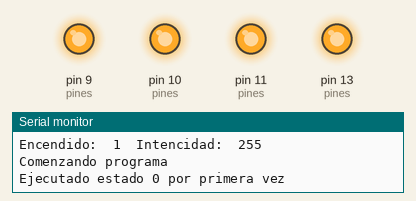
A sketch run on a simulated Arduino Uno, built with avr-gcc and run on an emulated ATmega328P. Parts: output pins drawn as LEDs (lit = HIGH), the last lines printed to the serial monitor.

Above: at 5.0 s.
At 10.5 s:
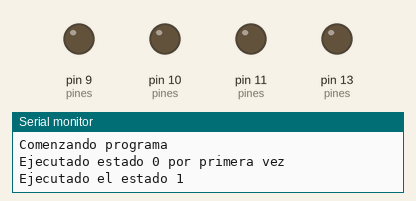
Timing chart, 0 to 21.4 s (numbered marks = the images above):
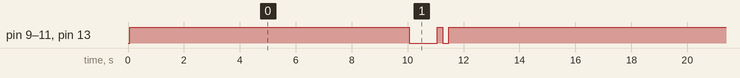

Measured:
- by itself, pin 9 (pines), pin 10 (pines), pin 11 (pines), pin 13 (pines): repeats every 16.4 s: LOW 1.0 s, HIGH 0.20 s, LOW 0.20 s, HIGH 15.0 s
- by itself, everything shown: repeats every 16.4 s, in 4 steps

The sketch:

PruebaSecuenciador.ino
```cpp
#include <Secuencia.h>

//int pines[4] = {6,9,10,11};
int pines[4] = {13,9,10,11};

bool ledStateFB[4] = {true,false,true,false};
bool ledStateLR[4] = {false,true,false,true};
bool ledStateAllOn[4] = {true,true,true,true};
bool ledStateAllOff[4] = {false,false,false,false};

int intencidadFull[4] = {255,255,255,255};

Estado e(ledStateAllOn,intencidadFull,10000);
Estado e1(ledStateAllOff,intencidadFull,1000);
Estado e2(ledStateAllOn,intencidadFull,200);
Estado e3(ledStateAllOff,intencidadFull,200);
Estado e4(ledStateAllOn,intencidadFull,5000);

Secuencia s1(pines);


void setup() {
  Serial.begin(115200);
  // put your setup code here, to run once:
  s1.begin();
  s1.agregaEstado(e);
  s1.agregaEstado(e1);
  s1.agregaEstado(e2);
  s1.agregaEstado(e3);
  s1.agregaEstado(e4);
  //s1.listPines();
  s1.listEstados();
  Serial.println("Comenzando programa");
  s1.on();
  /*s1.update();
  delay(500);
  s1.update();
  delay(500);
  s1.update();
  delay(500);
  s1.update();
  */
}

void loop() {
  s1.update();
}
```
